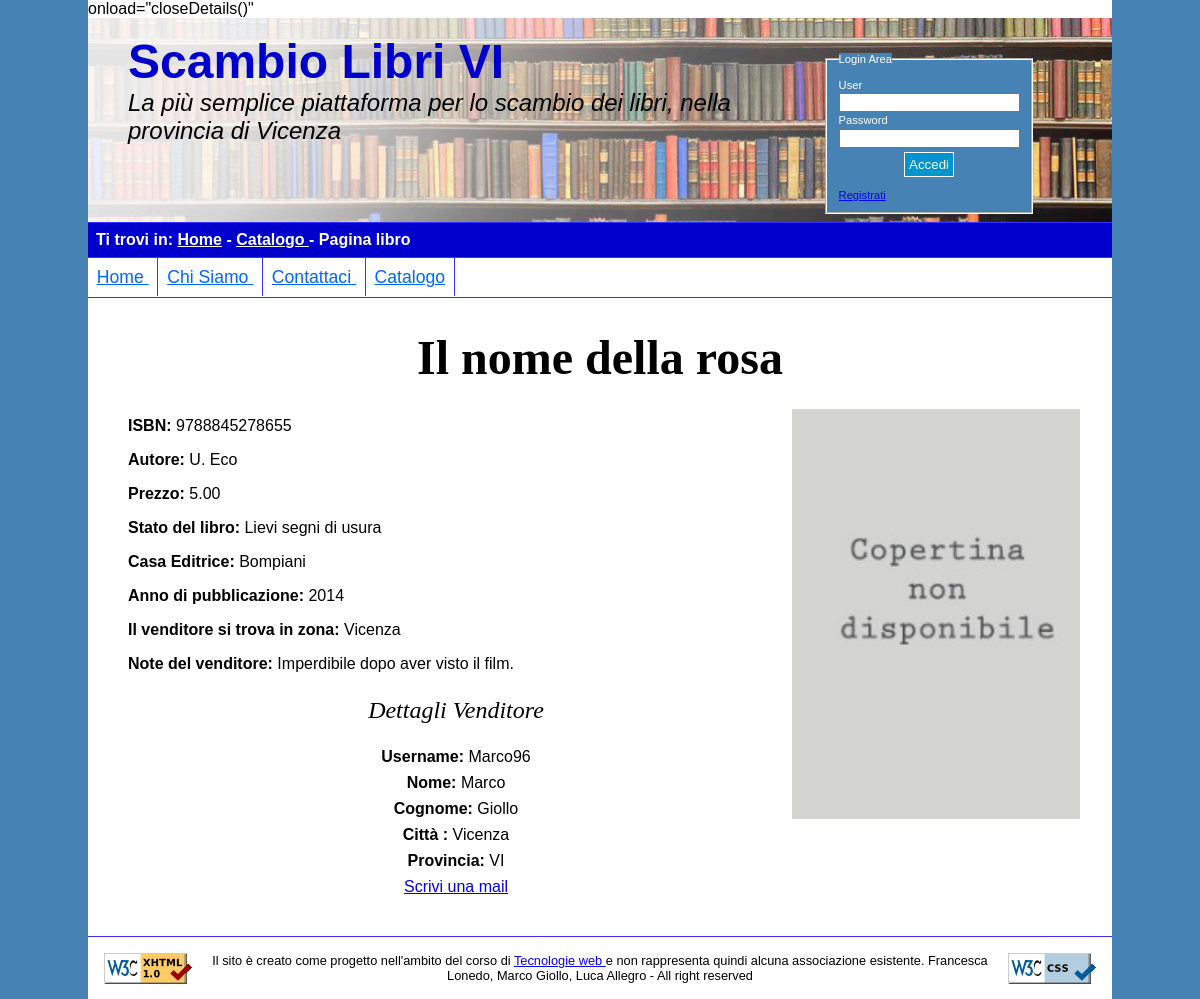
/Progetto/schedaLibro.php?id=2, run on the app's committed database.
### tables this page shows
CREATE TABLE IF NOT EXISTS `copiaLibro` (
  `codiceLibro` int(11) NOT NULL AUTO_INCREMENT,
  `ISBN` varchar(13)  NOT NULL,
  `proprietario` varchar(20)  NOT NULL,
  `prezzo` double(4,2) NOT NULL,
  `stato` varchar(255) NOT NULL,
  `note` varchar(160),
  `foto` varchar(30)  DEFAULT 'noImage.jpg',
  PRIMARY KEY (`codiceLibro`),
  FOREIGN KEY(ISBN) REFERENCES libro(ISBN) ON DELETE NO ACTION,
  FOREIGN KEY(proprietario) REFERENCES utente(username) ON DELETE CASCADE
);

CREATE TABLE IF NOT EXISTS `libro` (
  `titolo` varchar(255) NOT NULL,
  `autore` varchar(255) NOT NULL,
  `casaEditrice` varchar(255) DEFAULT NULL,
  `ISBN` varchar(13) NOT NULL,
  `annoPubblicazione` year(4) DEFAULT NULL,
  PRIMARY KEY (`ISBN`)
);

CREATE TABLE IF NOT EXISTS `utente` (
  `username` varchar(12) NOT NULL,
  `password` varchar(12)  NOT NULL,
  `nome` varchar(20)  NOT NULL,
  `cognome` varchar(20)  NOT NULL,
  `citta` varchar(20)  NOT NULL,
  `provincia` varchar(20)  NOT NULL,
  `email` varchar(30) NOT NULL,
  `numeroTelefono` varchar(15),
  PRIMARY KEY (`username`)
);

### Progetto/infoLibro.php (called while the page is built, shortened)
<?php
	class infoLibro{
    	public function getInfoLibro($connection, $codiceLibro){
            $query = 'SELECT DISTINCT c.ISBN, u.nome, u.cognome, c.prezzo, c.stato, c.note, l.titolo, l.autore, l.casaEditrice, l.annoPubblicazione, u.username, u.citta, c.foto FROM copiaLibro c JOIN libro l ON c.ISBN=l.ISBN JOIN utente u ON c.proprietario = u.username WHERE c.codiceLibro ='.$codiceLibro;
            $risultato = mysqli_query($connection, $query) or die("Non è stato possibile trovare le informazioni, ci scusiamo per il diagio");
            if(mysqli_num_rows($risultato)>0){
                $row = mysqli_fetch_assoc($risultato);
               	$output = array("ISBN" => $row["ISBN"],
                    					 "nome" => $row["nome"],
                                         "cognome" => $row["cognome"],
                                         "prezzo" => $row["prezzo"],
                                         "stato" => $row["stato"],
                                         "note" => $row["note"],
                                         "titolo" => $row["titolo"],
                                         "autore" => $row["autore"],
                                         "casaEditrice" => $row["casaEditrice"],
                                         "annoPubblicazione" => $row["annoPubblicazione"],
                                         "username" => $row["username"],
                                         "citta" => $row["citta"],
                                         "foto" => $row["foto"]);
                return $output;
            }
            else{
            	return null;
            }
        }
        public function getInfoVenditore($username, $connection){
        	$query = "SELECT username, nome, cognome, citta, provincia, email, numeroTelefono FROM utente WHERE username='".$username."'";
            $risultato = mysqli_query($connection, $query)  or die("Non è stato possibile trovare i dati relativi all'utente");
            if(mysqli_num_rows($risultato)>0){
            	$row = mysqli_fetch_assoc($risultato);
                $output = array("user" => $row["username"],
                    					 "nome" => $row["nome"],
                                         "cognome" => $row["cognome"],
                                         "citta" => $row["citta"],
                                         "provincia" => $row["provincia"],
                                         "email" => $row["email"],
                                         "numeroTelefono" => $row["numeroTelefono"]);
                return $output;
            }
            else{
            	return null;
            }
        }
    }
?>

### Progetto/schedaLibro.php (the view, shortened to what this page needs)
<?php
    	$id = $_GET["id"];
    	$output = "";
        $dettagliVend="";
        $lib = new connectDB();
        $openConnection = $lib -> accessDB();
        if(!$openConnection){
        	die("Errore nell'aprire il database");
        }
        else{
        	require_once 'infoLibro.php';
            $connection = $lib -> getConnection();
            $infoL = new infoLibro();
            $resultInfo = $infoL -> getInfoLibro($connection, $id);
            $infoVenditore = $infoL -> getInfoVenditore($resultInfo["username"], $connection);
            if(!$infoVenditore){
            	$output = $output."<p> Errore nel trovare i risultati dell'utente </p>";
            }
            else{
                 $dettagliVend = $dettagliVend.' <script type = "text/javascript" src = "showDetailsBook.js"></script>
                 <button  id="aDett" type="button" onclick="showDetails()"> Vedi i dettagli del venditore </button>
                        <div id="dettaUser">
                        <h2 id="pVend"> Dettagli Venditore </h2>
                     	<p id="user"> <span class="grass"> Username: </span>'.$infoVenditore["user"].'</p>
                        <p id="name"> <span class="grass"> Nome: </span>'.$infoVenditore["nome"].'</p>
                        <p id="cognome"> <span class="grass"> Cognome: </span>'.$infoVenditore["cognome"].'</p>
                        <p id="citta"> <span class="grass"> Citt&agrave; : </span>'.$infoVenditore["citta"].'</p>
                        <p id="provincia"> <span class="grass"> Provincia: </span>'.$infoVenditore["provincia"].'</p>
                        <p id="email"> <a href="mailto:'.$infoVenditore["email"].'">Scrivi una mail</a></p>';
                        $dettagliVend = $dettagliVend.'<button id="cDett" type="button" onclick="closeDetails()"> Chiudi dettagli </button>
                        </div>';
            }
            if($resultInfo){
                	$output =  $output.'<h1>'.$resultInfo["titolo"].'</h1>'.
                                    '<img src="photo/'.$resultInfo["foto"].'" id="fotoLibro" alt="La foto del libro '.$resultInfo["titolo"].'"/>'.
                                    '<div id="infoL">'.
                    				'<p id="ISBN" class="info"> <span class="grass"> ISBN: </span>'.$resultInfo["ISBN"].'</p>'.
                                    '<p id="autore" class="info"> <span class="grass"> Autore: </span>'.$resultInfo["autore"].'</p>'.
                                    '<p id="prezzo" class="info"> <span class="grass"> Prezzo: </span>'.$resultInfo["prezzo"].'</p>'.
                                    '<p id="stato" class="info"> <span class="grass"> Stato del libro: </span>'.$resultInfo["stato"].'</p>'.
                                    '<p id="casaEditrice" class="info"> <span class="grass"> Casa Editrice: </span>'.$resultInfo["casaEditrice"].'</p>'.
                                    '<p id="annoP" class="info"> <span class="grass"> Anno di pubblicazione: </span>'.$resultInfo["annoPubblicazione"].'</p>'.
                                    '<p id="zona" class="info"> <span class="grass"> Il venditore si trova in zona: </span>'.$resultInfo["citta"].'</p>'.
                                    '</div>';
                     if($resultInfo["note"]!=NULL){
                     	$output = $output. '<p id="note" class="info"> <span class="grass"> Note del venditore: </span>'.$resultInfo["note"].'</p>';
                     }
            }
            else{
            	$output = $output."<p> Non ci sono informazioni da visualizzare </p>";
            }
        }
        $header = file_get_contents("header.html");
        $header = str_replace("", '<script type = "text/javascript" src = "showDetailsBook.js"></script>', $header);
        $header = str_replace("", 'onload="closeDetails()"', $header);
        $header = str_replace("", 'onload="closeDetails()"', $header);
		$footer = file_get_contents("footer.html");
		$header = str_replace("", "<a href='index.php'>Home</a> - <a href = 'catalogo.php'>Catalogo </a> - Pagina libro", $header);
		if(!isset($_SESSION["user"])){
			$log = file_get_contents("areaLogin.html");
		}
		else{
			$log = '<a class="abutt" id="aPers" href="userHome.php" title="Vai alla tua pagina personale"> Pagina Personale </a> </br>
                  <a class="abutt" id="logout" href="logout.php" title="Esci"> Logout </a>';
		}
		$header = str_replace("", $log, $header);
		$men = file_get_contents("menuCompleto.html");
		$header = str_replace("", $men, $header);
		$con = file_get_contents("corpo.html");
		$con = str_replace("", $output, $con);
        $con = str_replace("", $dettagliVend, $con);
		$header = str_replace("", "Scheda Libro - Scambio Libri Vi", $header);
		echo $header;
		echo $con;
		echo $footer;
    ?>

### Progetto/style/style.css (style rules this page uses)
html { background-color: SteelBlue ; }
* { padding:0em; margin:0em; }
html, body { max-width: 1024px; margin: auto; font-family: Verdana, Arial, Helvetica, sans-serif; font-size: 100%; }
body { background-color: white; }
#logForm { margin-left:71%; padding-bottom: 0.3em; }
#loginForm input[type="submit"] { display:block; margin:auto; outline: none; cursor:pointer; text-align:center; text-decoration: none; color: white; margin-top:0.3em; border: solid 1px white; background: #0095cd; padding:0.3em; }
#loginForm { font-size: 0.7em; margin-left:0em; width:6em; }
#loginForm fieldset { border-color:white; margin:0.3em; padding:1em; background-color: SteelBlue; }
#loginForm legend { background-color: SteelBlue; color:white; }
#loginForm label { line-height: 1.5em; color:white; }
#header { overflow:auto; padding-left: 1.5em; background-image: url(sfondo.jpg); }
#titolo { margin-right: 28%; padding:1em; }
#titolo h1 { color: #0000cc; font-size: 3em; display:block; float:left; }
#titolo h2 { font-size: 1.5em; font-style: italic; font-weight: normal; display:block; float:left; }
#where { background-color: #0000cc; border-bottom: 1px solid #3333ff; border-top: 1px solid #3333ff; padding: 0.5em; color:white; font-size: 1.0em; }
#where p { font-weight: bold; }
#where p a:link { color:white; }
#menu { padding: 0.5em; font-size: 1.1em; border-bottom: 1px solid #3333ff; }
#menu ul { list-style-type: none; padding-left:-0.5em; margin-left:-0.5em; }
#menu ul li { padding: 0.5em; display: inline; }
#menu a:link { color: #0066ff; }
.centrali { border-left: 1px solid #3333ff; }
.ultimo { border-right: 1px solid #3333ff; border-left: 1px solid #3333ff; }
#corpo h2 { text-align:center; font-family: "Vag Rounded"; font-size:1.5em; font-weight:normal; font-style:italic; margin-bottom: 1em; }
#corpo h1 { text-align:center; font-family: "Vag Rounded"; font-size: 3em; margin-bottom: 0.5em; }
#fotoLibro { display:block; float:right; width:30%; }
.info { padding: 0.5em; }
.grass { font-weight: 900; }
#corpo { padding:2em; overflow:auto; }
#dettaUser { text-align:center; display: block; margin-right: 30%; }
#dettaUser p { margin:0.5em; }
#note { margin-bottom:1em; }
#footer { border-top: 1px solid #3333ff; padding: 1em; clear:both; }
#imgValidCode { float: left; }
#imgValidCSS { float: right; }
#footer p { margin-left: 10%; margin-right:10%; text-align: center; font-size: 0.8em; }

### Progetto/style/small.css (style rules this page uses)
#logForm { padding-bottom: 0.3em; margin-left: 1%; }
#loginForm input[type="submit"] { display:block; margin:auto; outline: none; cursor:pointer; text-align:center; text-decoration: none; color: white; margin-top:0.3em; border: solid 1px blue; background: #0095cd; }
#titolo h1 { color: #0000cc; font-size: 1.5em; display:block; }
#titolo h2 { display: none; }
#where { display: none; }
#menu { margin-left: 3px; padding: 0.5em; font-size: 1.1em; border-bottom: 1px solid #3333ff; }
#menu ul { list-style-type: none; margin-left:-0.5em; }
#menu ul li { display:flex; padding: 0.5em; border-top: 1px solid #3333ff; border-left: 1px solid #3333ff; border-right: 1px solid #3333ff; }
#current { display:flex; }
.ultimo { display: flex; border-bottom: 1px solid #3333ff; }
.centrali { display:flex; }
#dettaUser { display:none; text-align:center; margin-right: 30%; }
#dettaUser p { margin:0.5em; }
#footer { border-top: 1px solid #3333ff; padding: 1em; clear:both; }
#imgValidCode { display:none; }
#imgValidCSS { display:none; }
#footer p { margin-left: 10%; margin-right:10%; text-align: center; font-size: 0.8em; }

### data on the page
copialibro: ISBN.titolo "Il nome della rosa", foto (placeholder picture), ISBN "9788845278655", ISBN.autore "U. Eco", prezzo "5.00", stato "Lievi segni di usura", ISBN.casaEditrice "Bompiani", ISBN.annoPubblicazione "2014", proprietario.citta "Vicenza", note "Imperdibile dopo aver visto il film."
utente: username "Marco96", nome "Marco", cognome "Giollo", citta "Vicenza", provincia "VI"

### other printed values
$footer "Il sito è creato come progetto nell'ambito del corso di Tecnologie web e non rappresenta quindi alcuna associazione esistente. Francesca Lonedo, Marco Giollo, Luca Allegro - All right reserved"
